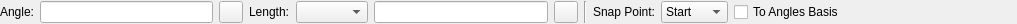
<?xml version="1.0" encoding="UTF-8"?>
<ui version="4.0">
 <class>LC_LineAngleOptionsWidget</class>
 <widget class="QWidget" name="LC_LineAngleOptionsWidget">
  <property name="geometry">
   <rect>
    <x>0</x>
    <y>0</y>
    <width>1017</width>
    <height>24</height>
   </rect>
  </property>
  <property name="sizePolicy">
   <sizepolicy hsizetype="MinimumExpanding" vsizetype="Minimum">
    <horstretch>0</horstretch>
    <verstretch>0</verstretch>
   </sizepolicy>
  </property>
  <property name="minimumSize">
   <size>
    <width>300</width>
    <height>22</height>
   </size>
  </property>
  <property name="maximumSize">
   <size>
    <width>16777215</width>
    <height>24</height>
   </size>
  </property>
  <property name="windowTitle">
   <string>Line Angle Options</string>
  </property>
  <layout class="QGridLayout" name="gridLayout">
   <property name="leftMargin">
    <number>0</number>
   </property>
   <property name="topMargin">
    <number>1</number>
   </property>
   <property name="rightMargin">
    <number>0</number>
   </property>
   <property name="bottomMargin">
    <number>1</number>
   </property>
   <item row="0" column="3">
    <widget class="QLabel" name="lLength">
     <property name="sizePolicy">
      <sizepolicy hsizetype="Preferred" vsizetype="Minimum">
       <horstretch>0</horstretch>
       <verstretch>0</verstretch>
      </sizepolicy>
     </property>
     <property name="maximumSize">
      <size>
       <width>16777215</width>
       <height>16777215</height>
      </size>
     </property>
     <property name="text">
      <string>Length:</string>
     </property>
     <property name="alignment">
      <set>Qt::AlignmentFlag::AlignLeading|Qt::AlignmentFlag::AlignLeft|Qt::AlignmentFlag::AlignVCenter</set>
     </property>
     <property name="wordWrap">
      <bool>false</bool>
     </property>
    </widget>
   </item>
   <item row="0" column="8">
    <widget class="QLabel" name="lSnapPoint">
     <property name="sizePolicy">
      <sizepolicy hsizetype="Preferred" vsizetype="Minimum">
       <horstretch>0</horstretch>
       <verstretch>0</verstretch>
      </sizepolicy>
     </property>
     <property name="text">
      <string>Snap Point:</string>
     </property>
     <property name="alignment">
      <set>Qt::AlignmentFlag::AlignRight|Qt::AlignmentFlag::AlignTrailing|Qt::AlignmentFlag::AlignVCenter</set>
     </property>
     <property name="wordWrap">
      <bool>false</bool>
     </property>
    </widget>
   </item>
   <item row="0" column="7">
    <widget class="Line" name="line">
     <property name="orientation">
      <enum>Qt::Orientation::Vertical</enum>
     </property>
    </widget>
   </item>
   <item row="0" column="0">
    <widget class="QLabel" name="lAngle">
     <property name="sizePolicy">
      <sizepolicy hsizetype="Preferred" vsizetype="Minimum">
       <horstretch>0</horstretch>
       <verstretch>0</verstretch>
      </sizepolicy>
     </property>
     <property name="maximumSize">
      <size>
       <width>16777215</width>
       <height>16777215</height>
      </size>
     </property>
     <property name="text">
      <string>Angle:</string>
     </property>
     <property name="alignment">
      <set>Qt::AlignmentFlag::AlignLeading|Qt::AlignmentFlag::AlignLeft|Qt::AlignmentFlag::AlignVCenter</set>
     </property>
     <property name="wordWrap">
      <bool>false</bool>
     </property>
    </widget>
   </item>
   <item row="0" column="9">
    <widget class="QComboBox" name="cbSnapPoint">
     <property name="sizePolicy">
      <sizepolicy hsizetype="Minimum" vsizetype="Minimum">
       <horstretch>0</horstretch>
       <verstretch>0</verstretch>
      </sizepolicy>
     </property>
     <property name="font">
      <font/>
     </property>
     <property name="toolTip">
      <string>Point on created line that will be placed into insertion point</string>
     </property>
     <item>
      <property name="text">
       <string>Start</string>
      </property>
     </item>
     <item>
      <property name="text">
       <string>Middle</string>
      </property>
     </item>
     <item>
      <property name="text">
       <string>End</string>
      </property>
     </item>
    </widget>
   </item>
   <item row="0" column="5">
    <widget class="QLineEdit" name="leLength">
     <property name="sizePolicy">
      <sizepolicy hsizetype="MinimumExpanding" vsizetype="Minimum">
       <horstretch>0</horstretch>
       <verstretch>0</verstretch>
      </sizepolicy>
     </property>
     <property name="maximumSize">
      <size>
       <width>16777215</width>
       <height>32</height>
      </size>
     </property>
     <property name="toolTip">
      <string>Length of line</string>
     </property>
    </widget>
   </item>
   <item row="0" column="10">
    <widget class="QCheckBox" name="cbForAnglesBasis">
     <property name="toolTip">
      <string>If selected, line will be orthogonal to axis of angles basis. Otherwise - to screen axis</string>
     </property>
     <property name="text">
      <string>To Angles Basis</string>
     </property>
    </widget>
   </item>
   <item row="0" column="1">
    <widget class="QLineEdit" name="leAngle">
     <property name="sizePolicy">
      <sizepolicy hsizetype="MinimumExpanding" vsizetype="Minimum">
       <horstretch>0</horstretch>
       <verstretch>0</verstretch>
      </sizepolicy>
     </property>
     <property name="maximumSize">
      <size>
       <width>16777215</width>
       <height>32</height>
      </size>
     </property>
     <property name="toolTip">
      <string>Line angle</string>
     </property>
    </widget>
   </item>
   <item row="0" column="2">
    <widget class="QToolButton" name="tbPickAngle">
     <property name="toolTip">
      <string>Pick line angle from drawing</string>
     </property>
     <property name="text">
      <string/>
     </property>
     <property name="icon">
      <iconset resource="../../../../res/icons/icons.qrc">
       <normaloff>:/icons/interactive_pick_angle.lci</normaloff>:/icons/interactive_pick_angle.lci</iconset>
     </property>
    </widget>
   </item>
   <item row="0" column="6">
    <widget class="QToolButton" name="tbPickLength">
     <property name="toolTip">
      <string>Pick line length from drawing</string>
     </property>
     <property name="text">
      <string/>
     </property>
     <property name="icon">
      <iconset resource="../../../../res/icons/icons.qrc">
       <normaloff>:/icons/interactive_pick_distance.lci</normaloff>:/icons/interactive_pick_distance.lci</iconset>
     </property>
    </widget>
   </item>
   <item row="0" column="11">
    <spacer name="horizontalSpacer">
     <property name="orientation">
      <enum>Qt::Orientation::Horizontal</enum>
     </property>
     <property name="sizeHint" stdset="0">
      <size>
       <width>0</width>
       <height>20</height>
      </size>
     </property>
    </spacer>
   </item>
   <item row="0" column="4">
    <widget class="QComboBox" name="cbLengthType">
     <property name="toolTip">
      <string>Specifies how to handle length parameter.</string>
     </property>
    </widget>
   </item>
  </layout>
 </widget>
 <layoutdefault spacing="6" margin="0"/>
 <resources>
  <include location="../../../../res/icons/icons.qrc"/>
 </resources>
 <connections/>
 <slots>
  <slot>onAngleChanged(QString)</slot>
  <slot>updateLength(QString)</slot>
  <slot>updateSnapPoint(int)</slot>
 </slots>
</ui>
